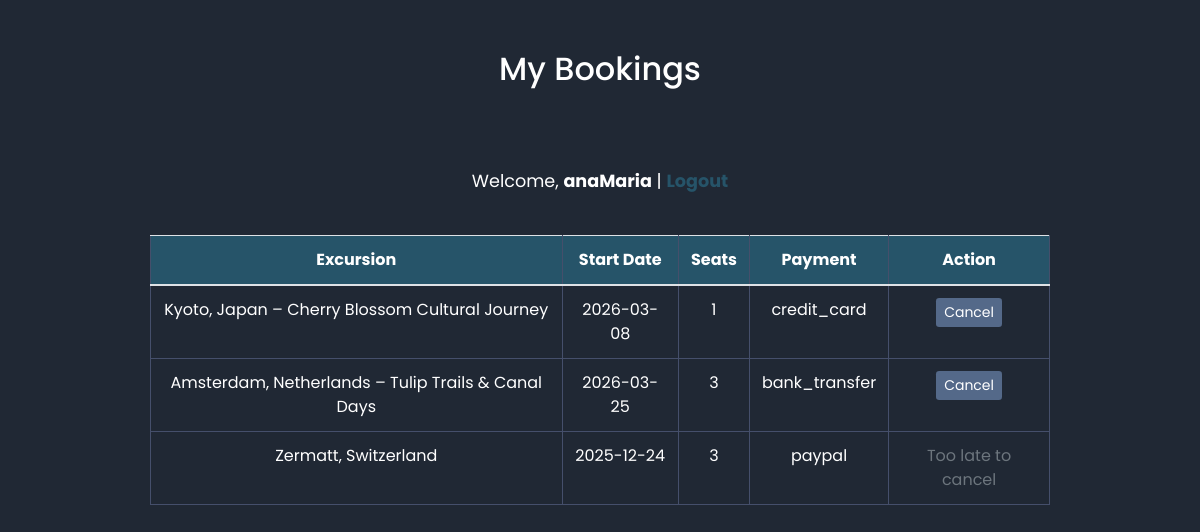
Screenshot of /web/my_bookings.php (signed in) with the database file from the repository.
### tables this page shows
CREATE TABLE `bookings` (
  `id` int(11) NOT NULL,
  `excursion_id` int(11) NOT NULL,
  `user_id` int(11) NOT NULL,
  `full_name` varchar(255) NOT NULL,
  `payment_method` varchar(255) NOT NULL,
  `booking_date` timestamp NULL DEFAULT current_timestamp(),
  `nr_pers` int(11) DEFAULT 1
);

CREATE TABLE `excursion_details` (
  `id` int(11) NOT NULL,
  `excursion_id` int(11) NOT NULL,
  `start_date` date DEFAULT NULL,
  `end_date` date DEFAULT NULL,
  `transportation` varchar(100) DEFAULT NULL,
  `description` text DEFAULT NULL,
  `itinerary` text DEFAULT NULL,
  `title` varchar(255) DEFAULT NULL,
  `activities` text DEFAULT NULL,
  `price` decimal(10,2) DEFAULT NULL,
  `image1_url` varchar(100) DEFAULT NULL,
  `image2_url` varchar(100) DEFAULT NULL,
  `image3_url` varchar(100) DEFAULT NULL,
  `image4_url` varchar(100) DEFAULT NULL,
  `image5_url` varchar(100) DEFAULT NULL,
  `hotel_name` varchar(255) DEFAULT NULL,
  `hotel_rating` int(11) DEFAULT NULL,
  `hotel_description` text DEFAULT NULL,
  `meals_included` varchar(100) DEFAULT NULL,
  `group_size` int(11) DEFAULT NULL,
  `hotel_link` varchar(255) DEFAULT NULL,
  `weather_info` text DEFAULT NULL,
  `travel_tips` text DEFAULT NULL,
  `culture_info` text DEFAULT NULL
);

### web/my_bookings.php (the view, shortened to what this page needs)
<?php
require_once __DIR__ . "/connect_db.php";
?>
<!DOCTYPE html>
<html>
<head>
    <link rel="stylesheet" href="travel.css">
  <link rel="stylesheet" href="https://stackpath.bootstrapcdn.com/bootstrap/4.5.2/css/bootstrap.min.css">
</head>
<body class="book1">
   <section class="login-container">
      <h2>My Bookings</h2>
      <p class="welcome-text">
        Welcome, <strong><?= htmlspecialchars($_SESSION['username']) ?></strong> |
          <a href="logout.php">Logout</a>
        </p>
      <?php
      $stmt = $conectare->prepare("SELECT b.id AS booking_id, ed.title, ed.start_date, b.nr_pers, b.payment_method
                                  FROM bookings b
                                  JOIN excursions e ON b.excursion_id = e.id
                                  JOIN excursion_details ed ON ed.excursion_id = e.id
                                  WHERE b.user_id = ?");
      $stmt->bind_param("i", $_SESSION['user_id']);
      $stmt->execute();
      $res = $stmt->get_result();
      if ($res->num_rows === 0): ?>
        <div class="no-bookings-message">
          <p>You haven’t made any bookings yet.</p>
          <p><a href="travel.php#home" class="btn btn-primary">Explore Trips</a></p>
        </div>
      <?php else: ?>
      <table class="table my-bookings-table">
        <thead>
        <tr>
          <th>Excursion</th>
          <th>Start Date</th>
          <th>Seats</th>
          <th>Payment</th>
          <th>Action</th>
        </tr>
      </thead>
      <tbody>
      <?php while ($row = $res->fetch_assoc()):
          $start = new DateTime($row['start_date']);
          $deadline = clone $start;
          $deadline->modify('-14 days');
          $can_cancel = (new DateTime()) <= $deadline;
      ?>
        <tr>
          <td><?= htmlspecialchars($row['title']) ?></td>
          <td><?= $start->format('Y-m-d') ?></td>
          <td><?= $row['nr_pers'] ?></td>
          <td><?= $row['payment_method'] ?></td>
          <td>
            <?php if ($can_cancel): ?>
              <button class="btn btn-sm btn-danger cancel-btn" data-id="<?= $row['booking_id'] ?>">Cancel</button>
            <?php else: ?>
              <span class="text-muted">Too late to cancel</span>
            <?php endif; ?>
          </td>
        </tr>
      <?php endwhile; $stmt->close(); ?>
      </tbody>
    </table>
    <?php endif;
?>
  </section>
</body>
</html>

### web/travel.css (style rules this page uses)
:root { --white-color:#fff; --dark-color:#222; --body-bg-color:#fff; --section-bg-color:#202834; --navigation-item-hover-color:#265469; --contrast-color:#307681; --title-color:rgb(47, 127, 133); --text-content-shadow:0 5px 25px rgba(0,0,0,0.1); --box-shadow:0 5px 25px rgb(0 0 0 / 20%); --scroll-bar-color:#fff; --scroll-thumb-color:#282f4e; --scroll-thumb-hover-color:#454f6b; --blue-color:#546989; }
* { margin: 0; padding: 0; box-sizing: border-box; font-family: 'Poppins', sans-serif; }
body { background-color:var(--section-bg-color); }
body.book1 { background-color: var(--section-bg-color); color: var(--white-color); }
.login-container .welcome-text { font-size: 1.1em; margin-bottom: 40px; color: var(--white-color); text-align: center; }
.login-container .welcome-text a { color: var(--navigation-item-hover-color); font-weight: bold; text-decoration: none; }
.my-bookings-table thead { background-color: var(--navigation-item-hover-color); color: var(--white-color); text-align: center; border: 1px solid var(--scroll-thumb-hover-color); }
.my-bookings-table th, .my-bookings-table td { padding: 14px 20px; text-align: center; border: 1px solid var(--scroll-thumb-hover-color); color: var(--white-color); }
.my-bookings-table .btn-danger { background-color:var(--blue-color); border: none; }
.my-bookings-table .text-muted { color:var(--blue-color); }
.login-container { padding-top: 50px; max-width: 900px; margin: auto; text-align: left; }
.login-container h2 { margin-bottom: 80px; color: white; text-align: center; }

### rows the page displays
bookings: excursion_details.title "Kyoto, Japan – Cherry Blossom Cultural Journey", excursion_details.start_date "2026-03-08", nr_pers "1", payment_method "credit_card"
bookings: excursion_details.title "Amsterdam, Netherlands – Tulip Trails & Canal Days", excursion_details.start_date "2026-03-25", nr_pers "3", payment_method "bank_transfer"
bookings: excursion_details.title "Zermatt, Switzerland", excursion_details.start_date "2025-12-24", nr_pers "3", payment_method "paypal", shows "Too late to cancel"

### other values shown
$_SESSION['username'] "anaMaria"
